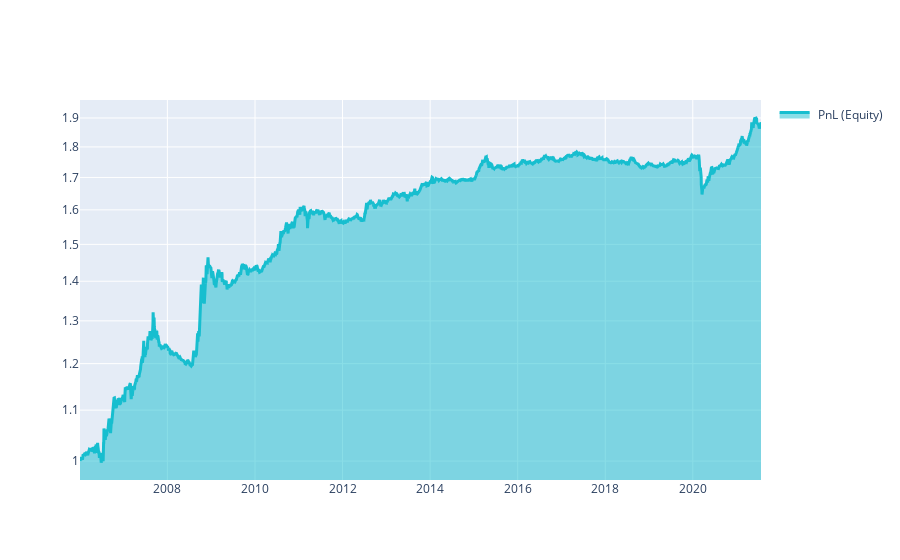
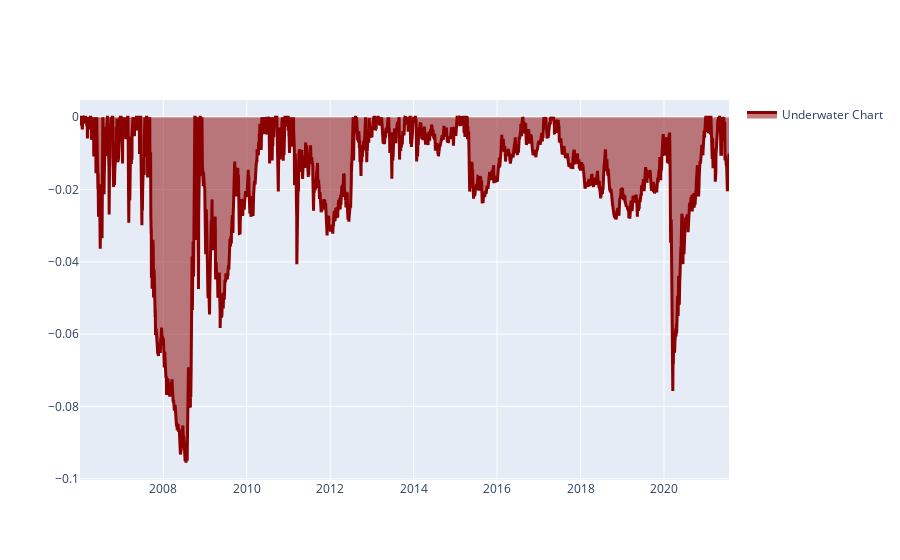
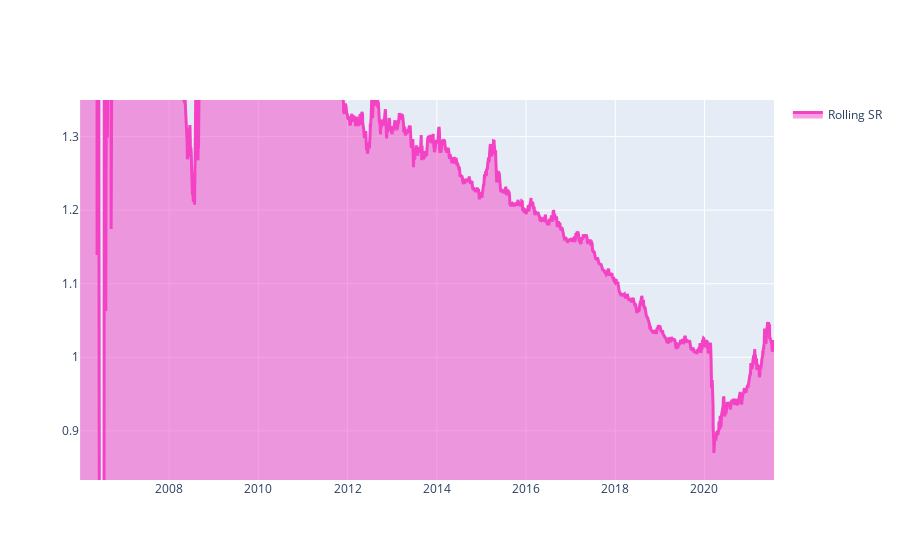
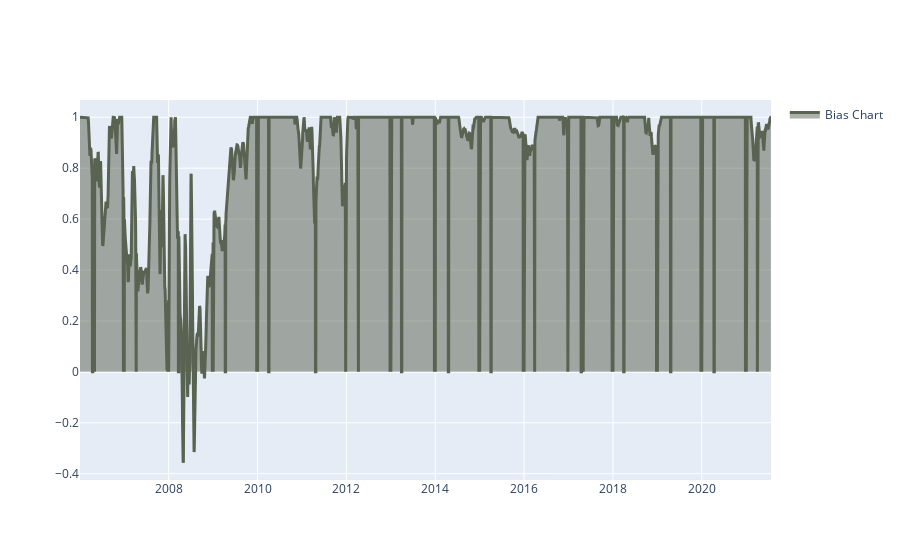

The code cell stored with these charts, in order, in its notebook:
### Code cell
# https://quantiacs.com/documentation/en/examples/machine_learning_ridgeclassifier.html

import xarray as xr

import qnt.backtester as qnbt
import qnt.data as qndata
import numpy as np
import logging
import torch

def load_data(period):
    return qndata.futures.load_data(
        assets = ["F_C", "F_DM", "F_DT", "F_EB", "F_SS", "F_UB"],
        tail=period)

def predict_weights(market_data):
    
    def save_ckp(state, checkpoint_dir):
        f_path = checkpoint_dir
        torch.save(state, f_path)
  
    def load_ckp(checkpoint_fpath, model, optimizer):
        checkpoint = torch.load(checkpoint_fpath)
        model.load_state_dict(checkpoint['state_dict'])
        optimizer.load_state_dict(checkpoint['optimizer'])
        return model, optimizer, checkpoint['epoch']
        
    def define_model():
        model = TS(n_input=1, n_output=1)
        return model

    def Train():
        running_loss = .0
        model.train()
        
        for idx, (inputs, labels) in enumerate(train_loader):
            labels = labels.unsqueeze(1)
            inputs = inputs.to(device)
            labels = labels.to(device)
            optimizer.zero_grad()
            preds = model(inputs.float())
            loss = criterion(preds,labels.float())
            loss.backward()
            optimizer.step()
            running_loss += loss
            
        train_loss = running_loss/len(train_loader)
        train_losses.append(train_loss.cpu().detach().numpy())
        #print(f'train_loss {train_loss}')

    data = market_data.copy(True)
    close = data.sel(field="close").ffill('time').bfill('time').fillna(0).to_pandas()
    asset_name_all = data.coords['asset'].values
    predict_weights_next_day_df = data.sel(field="close").isel(time=-1).to_pandas()

    for asset_name in asset_name_all:
        close_returns = np.log(close[asset_name]/close[asset_name].shift(1)).dropna()
        close_array = np.array(close_returns)
        in_seq1 = close_array[:-1]
        
        #scaling
        close_scaled = scaler_close.transform(in_seq1.reshape(-1, 1))
        # choose a number of time steps
        n_steps = 50
        # split into samples
        X, y = split_sequence(close_scaled, n_steps)
        y_reverse = scaler_close.inverse_transform(y)
        y = np.where(y_reverse < 0, -1, 1 )

        # dataloader
        train = ElecDataset(X.reshape(X.shape[0],1, X.shape[1])[-5:],y[-5:])
        train_loader = torch.utils.data.DataLoader(train,batch_size=1,shuffle=True)
        
        # model and optimizer
        model = define_model()
        model.to(device)
        optimizer = torch.optim.Adam(model.parameters(), lr=1e-5)
        criterion = nn.MSELoss()

        try:
            # load from 
            try:
                ckp_path = asset_name+'checkpoint.pt'
                model, optimizer, start_epoch = load_ckp(ckp_path, model, optimizer)
                #print("loading asset model")
            except: 
                ckp_path = 'generalcheckpoint.pt'
                model, optimizer, start_epoch = load_ckp(ckp_path, model, optimizer)
                #print("loading general model") 

            # train the model with current data
            epochs = 1
            train_losses = []
            for epoch in range(epochs):
                #print('epochs {}/{}'.format(epoch+1,epochs))
                Train()
                gc.collect()

            # save the model
            checkpoint = {
                'epoch': epoch + 1,
                'state_dict': model.state_dict(),
                'optimizer': optimizer.state_dict()
            }
            save_path = asset_name+'checkpoint.pt'
            save_ckp(checkpoint, save_path)
            
            x = close_scaled[-n_steps:]
            inputs = torch.from_numpy(x.reshape(1, 1, n_steps))
            
            model.eval()
            with torch.no_grad():
                inputs = inputs.to(device)
                optimizer.zero_grad()
                preds = model(inputs.float())
           
            predict_weights_next_day_df[asset_name] = preds[0]
            
        except:
            logging.exception("model failed")
            # if there is exception, return zero values
            return xr.zeros_like(data.isel(field=0, time=0))

    #print(predict_weights_next_day_df)
    return predict_weights_next_day_df.to_xarray()


weights = qnbt.backtest(
    competition_type="futures",
    load_data=load_data,
    lookback_period=100,
    start_date='2006-01-01',
    #test_period = 3,
    strategy=predict_weights,
    analyze=True,
    build_plots=True
)

### Figure 1 — Plotly figure (JSON) as saved in the notebook; plotly's stock layout.template omitted (floating-point values rounded to 4 significant figures; data arrays with more than 128 entries replaced by an {"elided": "..."} marker saying what was removed)
{"data": [{"fill": "tonexty", "line": {"color": "#17BECF", "width": 3}, "name": " PnL (Equity)", "type": "scatter", "x": {"elided": "4060 str values"}, "y": {"elided": "4060 float values"}}], "layout": {"showlegend": true, "yaxis": {"range": [-0.01537, 0.2934], "type": "log"}}}

### Figure 2 — Plotly figure (JSON) as saved in the notebook; plotly's stock layout.template omitted (floating-point values rounded to 4 significant figures; data arrays with more than 128 entries replaced by an {"elided": "..."} marker saying what was removed)
{"data": [{"fill": "tonexty", "line": {"color": "darkred", "width": 3}, "name": "Underwater Chart", "type": "scatter", "x": {"elided": "4060 str values"}, "y": {"elided": "4060 float values"}}], "layout": {"showlegend": true, "yaxis": {"range": [-0.1004, 0.004779]}}}

### Figure 3 — Plotly figure (JSON) as saved in the notebook; plotly's stock layout.template omitted (floating-point values rounded to 4 significant figures; data arrays with more than 128 entries replaced by an {"elided": "..."} marker saying what was removed)
{"data": [{"fill": "tonexty", "line": {"color": "#F442C5", "width": 3}, "name": "Rolling SR", "type": "scatter", "x": {"elided": "4060 str values"}, "y": {"elided": "4060 float values"}}], "layout": {"showlegend": true, "yaxis": {"range": [0.8332, 1.35]}}}

### Figure 4 — Plotly figure (JSON) as saved in the notebook; plotly's stock layout.template omitted (floating-point values rounded to 4 significant figures; data arrays with more than 128 entries replaced by an {"elided": "..."} marker saying what was removed)
{"data": [{"fill": "tonexty", "line": {"color": "#5A6351", "width": 3}, "name": "Bias Chart", "type": "scatter", "x": {"elided": "4060 str values"}, "y": {"elided": "4060 float values"}}], "layout": {"showlegend": true, "yaxis": {"range": [-0.4248, 1.068]}}}
